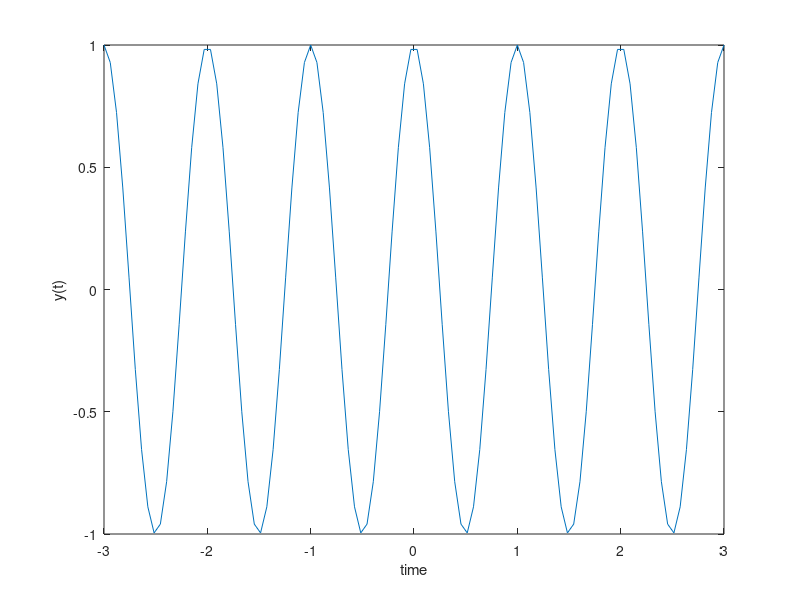
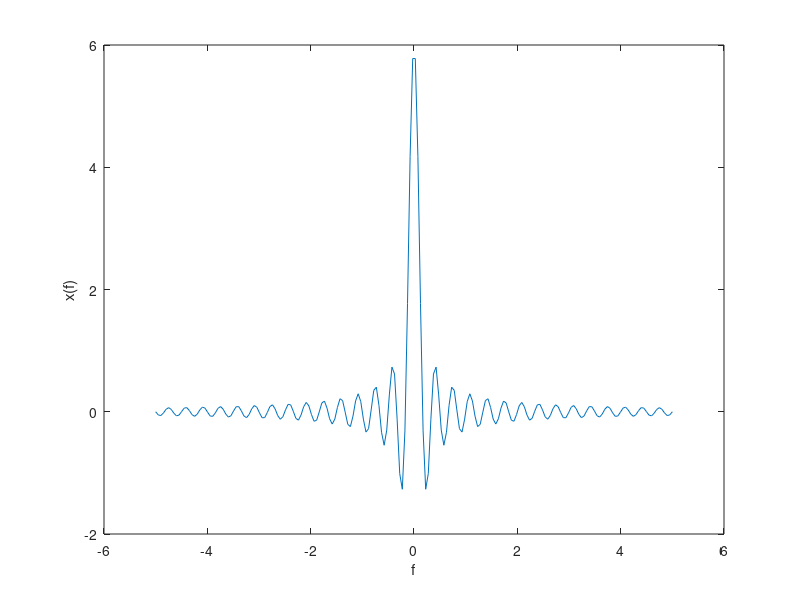

The MATLAB source for these figures, in order:
n_points = 100;
t = linspace(-3,3,n_points);
y = cos(2*pi*t);
figure(1)
plot(t,y)
xlabel('time'), ylabel('y(t)')

n_points = 200;
T1 = 3;
f = linspace(-5,5,n_points);
x_hat = 2.*T1.*sinc(2.*T1.*f);  
figure(2)
plot(f,x_hat);
xlabel('f'),
ylabel('x(f)')